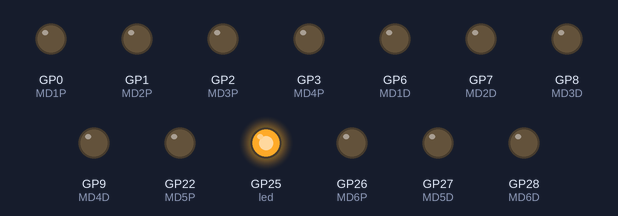
A program run on a simulated Raspberry Pi Pico running MicroPython. Shown: output pins drawn as LEDs (lit = HIGH). WiFi joins after 1.5 s; what the program prints to the serial console is not drawn.

Above: at 0.01 s.
At 1.31 s:
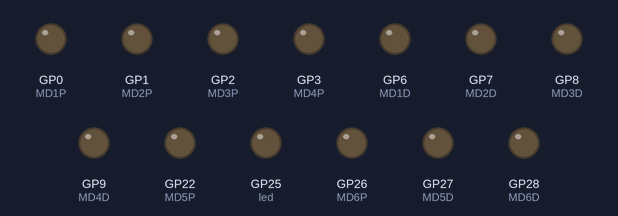
Timing chart, 0 to 2.9 s (numbered marks = the images above):
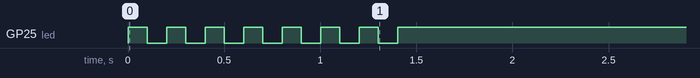

The program:

ros2udp_pico_16.py
```python
import machine
from machine import Pin
from machine import PWM
from utime import sleep
import network
import usocket

SSID = "GL-SFT1200-288-2G-LNX"
PASSWORD = "lnxmaster"
SRC_IP = "192.168.8.219"
SRC_PORT = 5000
SUBNET_MASK = "255.255.255.0"
GATEWAY = "192.168.8.1"
DNS = "192.168.8.1"

MD1P = PWM(machine.Pin(0, machine.Pin.OUT))
MD2P = PWM(machine.Pin(1, machine.Pin.OUT))
MD3P = PWM(machine.Pin(2, machine.Pin.OUT))
MD4P = PWM(machine.Pin(3, machine.Pin.OUT))
MD5P = PWM(machine.Pin(22, machine.Pin.OUT))
MD6P = PWM(machine.Pin(26, machine.Pin.OUT))

MD1D = Pin(6, Pin.OUT)
MD2D = Pin(7, Pin.OUT)
MD3D = Pin(8, Pin.OUT)
MD4D = Pin(9, Pin.OUT)
MD5D = Pin(27, Pin.OUT)
MD6D = Pin(28, Pin.OUT)

# サーボ
SERVO1 = PWM(machine.Pin(10, machine.Pin.OUT))
SERVO2 = PWM(machine.Pin(11, machine.Pin.OUT))
SERVO3 = PWM(machine.Pin(12, machine.Pin.OUT))
SERVO4 = PWM(machine.Pin(13, machine.Pin.OUT))

"""
# 電磁弁
SV1 = Pin(10, Pin.OUT)
SV2 = Pin(11, Pin.OUT)
SV3 = Pin(12, Pin.OUT)
SV4 = Pin(13, Pin.OUT)
"""

# エンコーダー
ENC1_A = Pin(14, Pin.IN, Pin.PULL_UP)  # A相
ENC1_B = Pin(15, Pin.IN, Pin.PULL_UP)  # B相
ENC2_A = Pin(16, Pin.IN, Pin.PULL_UP)  # A相
ENC2_B = Pin(17, Pin.IN, Pin.PULL_UP)  # B相
ENC3_A = Pin(18, Pin.IN, Pin.PULL_UP)  # A相
ENC3_B = Pin(19, Pin.IN, Pin.PULL_UP)  # B相
ENC4_A = Pin(20, Pin.IN, Pin.PULL_UP)  # A相
ENC4_B = Pin(21, Pin.IN, Pin.PULL_UP)  # B相


MD1P.freq(2000)  # 20kHz
MD2P.freq(2000)  # 20kHz
MD3P.freq(2000)  # 20kHz
MD4P.freq(2000)  # 20kHz
MD5P.freq(2000)  # 20kHz
MD6P.freq(2000)  # 20kHz

SERVO1.freq(300)  # 300Hz
SERVO2.freq(300)  # 300Hz
SERVO3.freq(300)  # 300Hz
SERVO4.freq(300)  # 300Hz

data = [0, 0, 0, 0, 0, 0, 0, 0, 0, 0, 0, 0, 0, 0, 0, 0, 0]

led = Pin("LED", Pin.OUT)  # LED

wlan = network.WLAN(network.STA_IF)  # wlan作成（無線LAN）
wlan.active(True)  # 起動
wlan.ifconfig((SRC_IP, SUBNET_MASK, GATEWAY, DNS))
wlan.connect(SSID, PASSWORD)  # アクセスポイントに接続
while not wlan.isconnected():  # 接続待ち
    print(".", end="")
    led.toggle()
    sleep(0.1)
print("\nConnected.\nIP:" + wlan.ifconfig()[0])

sock = usocket.socket(usocket.AF_INET, usocket.SOCK_DGRAM)  # ソケット作成
sock.bind((SRC_IP, SRC_PORT))  # バインド

try:
    while True:
        # データを受信
        buffer, addr = sock.recvfrom(128)
        buffer = buffer.decode("utf-8")
        str_data = buffer.split(",")
        data = list(map(int, str_data))
        led.toggle()

        print(data)

        servo_duty = int(
            (data[7] * (2500 - 500) / 270 + 500) * 65535 / 2500
        )  # 500〜2500に変換

        SERVO1.duty_u16(servo_duty)
        SERVO2.duty_u16(servo_duty)
        SERVO3.duty_u16(servo_duty)
        SERVO4.duty_u16(servo_duty)

        """
        SV1.value(data[11])
        SV2.value(data[12])
        SV3.value(data[13])
        SV4.value(data[14])
        """
        mdp = [0, 0, 0, 0, 0, 0, 0]
        mdd = [0, 0, 0, 0, 0, 0, 0]

        mdd = [1 if data[i] >= 0 else 0 for i in range(1, 8)]
        mdp = [min(1, abs(data[i]) / 100) for i in range(1, 8)]

        MD1P.duty_u16(int(mdp[1] * 65535))
        MD2P.duty_u16(int(mdp[2] * 65535))
        MD3P.duty_u16(int(mdp[3] * 65535))
        MD4P.duty_u16(int(mdp[4] * 65535))
        MD5P.duty_u16(int(mdp[5] * 65535))
        MD6P.duty_u16(int(mdp[6] * 65535))

        MD1D.value(mdd[1])
        MD2D.value(mdd[2])
        MD3D.value(mdd[3])
        MD4D.value(mdd[4])
        MD5D.value(mdd[5])
        MD6D.value(mdd[6])

except KeyboardInterrupt:
    print("Server stopped")
finally:
    sock.close()
```
